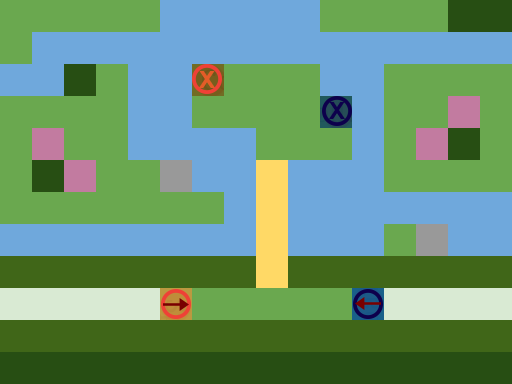

Tiled map render using the project's own tile images. Description and the whole map definition, tile-layer contents included, below:
An orthogonal 16x12 tile map with 32x32 px tiles, 3 tile layers (Ground, Obstacles, Objects), 1 hidden layer not drawn.

<map version="1.0" orientation="orthogonal" renderorder="right-down" width="16" height="12" tilewidth="32" tileheight="32" nextobjectid="1">
 <tileset firstgid="1" name="TilesetPlaceholder" tilewidth="32" tileheight="32" tilecount="240" columns="10">
  <image source="../../Tileset.png" width="320" height="768" />
 </tileset>
 <layer name="Ground" width="16" height="12">
  <data encoding="csv">
1,1,1,1,1,5,5,5,5,5,1,1,1,1,1,1,
1,5,5,5,5,5,5,5,5,5,5,5,5,5,5,5,
5,5,1,1,5,5,1,1,1,1,5,5,1,1,1,1,
1,1,1,1,5,5,1,1,1,1,1,5,1,1,3,1,
1,3,1,1,5,5,5,5,1,1,1,5,1,3,1,1,
1,1,3,1,1,1,5,5,2,5,5,5,1,1,1,1,
1,1,1,1,1,1,1,5,2,5,5,5,5,5,5,5,
5,5,5,5,5,5,5,5,2,5,5,5,1,1,5,5,
1,1,1,1,1,1,1,1,2,1,1,1,1,1,1,1,
4,4,4,4,4,1,1,1,1,1,1,1,4,4,4,4,
1,1,1,1,1,1,1,1,1,1,1,1,1,1,1,1,
1,1,1,1,1,1,1,1,1,1,1,1,1,1,1,1
</data>
 </layer>
 <layer name="Obstacles" width="16" height="12">
  <data encoding="csv">
0,0,0,0,0,0,0,0,0,0,0,0,0,0,42,42,
0,0,0,0,0,0,0,0,0,0,0,0,0,0,0,0,
0,0,42,0,0,0,0,0,0,0,0,0,0,0,0,0,
0,0,0,0,0,0,0,0,0,0,0,0,0,0,0,0,
0,0,0,0,0,0,0,0,0,0,0,0,0,0,42,0,
0,42,0,0,0,43,0,0,0,0,0,0,0,0,0,0,
0,0,0,0,0,0,0,0,0,0,0,0,0,0,0,0,
0,0,0,0,0,0,0,0,0,0,0,0,0,43,0,0,
44,44,44,44,44,44,44,44,0,44,44,44,44,44,44,44,
0,0,0,0,0,0,0,0,0,0,0,0,0,0,0,0,
44,44,44,44,44,44,44,44,44,44,44,44,44,44,44,44,
42,42,42,42,42,42,42,42,42,42,42,42,42,42,42,42
</data>
 </layer>
 <layer name="Objects" width="16" height="12">
  <data encoding="csv">
0,0,0,0,0,0,0,0,0,0,0,0,0,0,0,0,
0,0,0,0,0,0,0,0,0,0,0,0,0,0,0,0,
0,0,0,0,0,0,181,0,0,0,0,0,0,0,0,0,
0,0,0,0,0,0,0,0,0,0,182,0,0,0,0,0,
0,0,0,0,0,0,0,0,0,0,0,0,0,0,0,0,
0,0,0,0,0,0,0,0,0,0,0,0,0,0,0,0,
0,0,0,0,0,0,0,0,0,0,0,0,0,0,0,0,
0,0,0,0,0,0,0,0,0,0,0,0,0,0,0,0,
0,0,0,0,0,0,0,0,0,0,0,0,0,0,0,0,
0,0,0,0,0,2684354641,0,0,0,0,0,1610612818,0,0,0,0,
0,0,0,0,0,0,0,0,0,0,0,0,0,0,0,0,
0,0,0,0,0,0,0,0,0,0,0,0,0,0,0,0
</data>
 </layer>
 <layer name="Solution" width="16" height="12" visible="0">
  <data encoding="csv">
0,0,0,0,0,0,0,0,0,0,0,0,0,0,0,0,
0,0,0,0,0,0,0,0,0,0,0,0,0,0,0,0,
0,0,0,0,0,0,0,0,0,0,0,0,0,0,0,0,
0,0,0,0,0,0,0,0,0,0,0,0,0,0,0,0,
0,0,0,0,0,0,0,0,0,0,0,0,0,0,0,0,
0,0,0,0,0,0,0,0,0,0,0,0,0,0,0,0,
0,0,0,0,0,0,0,0,0,0,0,0,0,0,0,0,
0,0,0,0,0,0,0,0,0,0,0,0,0,0,0,0,
0,0,0,0,0,0,0,0,0,0,0,0,0,0,0,0,
0,0,0,0,0,0,0,0,0,0,0,0,0,0,0,0,
0,0,0,0,0,0,0,0,0,0,0,0,0,0,0,0,
0,0,0,0,0,0,0,0,0,0,0,0,0,0,0,0
</data>
 </layer>
</map>
